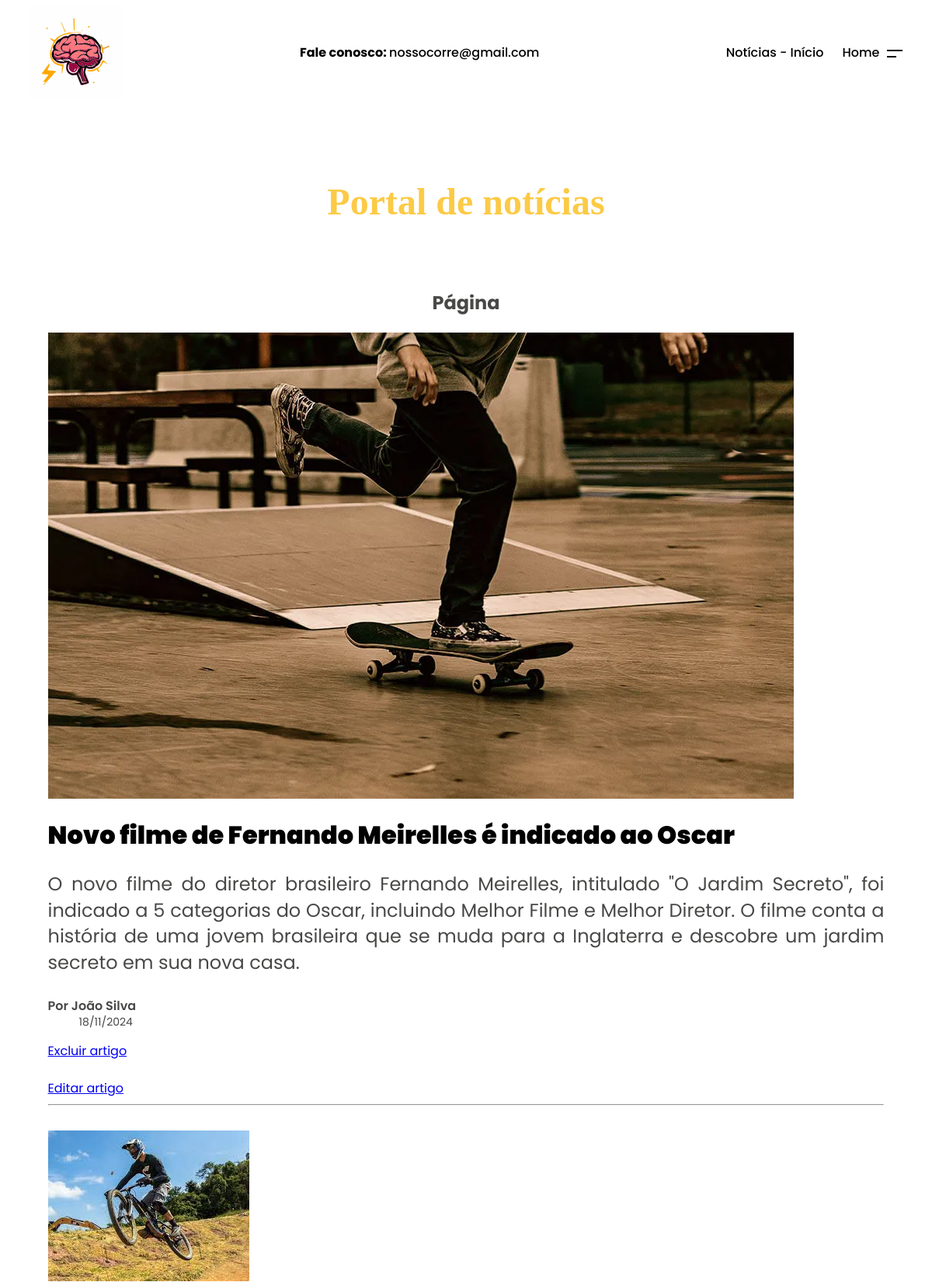
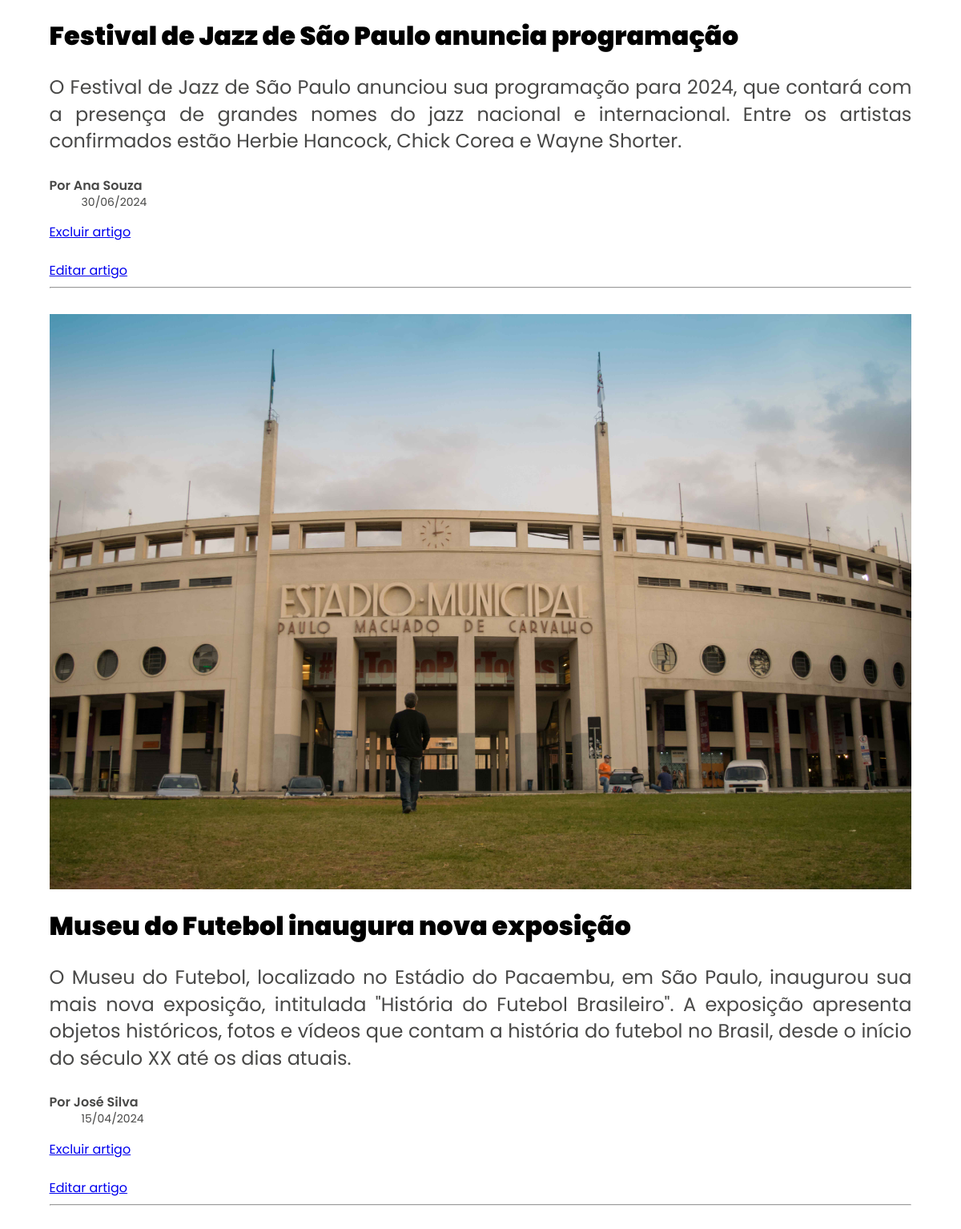
Page /pages/news/usernews.php (signed in, upper part) on the committed database (2 pictures, top to bottom).
### tables this page shows
CREATE TABLE `artigos` (
  `id` int(11) NOT NULL,
  `titulo` varchar(100) NOT NULL,
  `autor` varchar(30) NOT NULL,
  `texto` text NOT NULL,
  `path_img` varchar(255) NOT NULL,
  `data` date NOT NULL,
  `usuario_id` int(11) NOT NULL
);

### pages/news/usernews.php (the view, shortened to what this page needs)
<!DOCTYPE html>
<html lang="pt-br">
<head>
    <link rel="stylesheet" href="../../pages/news/css/style.css">
</head>
<body>
    <header class="header responsive-wrapper">
        <div class="header-left">
            <img src="../../assets/images/svg/Nosso_Corre.svg" alt="Logo" style="height: 120px; width: 120px;">
        </div>
        <div class="header-middle">
            <a href="#" class="header-link"><b>Fale conosco: </b>nossocorre@gmail.com</a>
        </div>
        <div class="header-right">
            <nav class="header-nav">
                <a href="./news.php" class="header-link">Notícias - Início</a>
            </nav>
            <a href="../home/index.php" class="header-menu-button">Home</a>
        </div>
    </header>
    <main class="responsive-wrapper">
        <div class="page-title">
            <h1 style="font-family: Grafite;">Portal de notícias</h1><br>
        </div>
        <br><center><h2>Página <?php echo $pagina; ?></h2></center>
        <div class="magazine-layout" style="display:unset;">
            <div class="magazine-column">
            <?php
            require_once "../../assets/db/connect.php";
            if(isset($_GET['page'])){
                $page = $_GET['page'];
            }else{
                $page = 0;
            }
            $min = $page * 4;
            $result_artigos = mysqli_query($conexao, "SELECT * FROM `artigos`
            WHERE `usuario_id` = " . $_SESSION['id'] . " ORDER BY `data` DESC LIMIT 4 OFFSET $min");
            $numero_result = mysqli_num_rows($result_artigos);
            if($numero_result != 0){
                for($i = 1; $i <= $numero_result; $i++){
                    $vetor_artigos = mysqli_fetch_array($result_artigos);
                    $novaData = new DateTime($vetor_artigos[5]);
                    $data = $novaData->format('d/m/Y');
                    echo '<img src="' . $vetor_artigos[4] . '" />';
                    echo '<h2 class="article-title article-title--large"><a href="#" class="article-link">'
                     . $vetor_artigos[1] . '</a></h2>';
                    echo '<div class="article-excerpt" style="font-size: 24px;">' . $vetor_artigos[3] . '</div>';
                    echo '<div class="article-author"><div class="article-author-info"><dl><dt>'
                     . $vetor_artigos[2] . '</dt><dd>' . $data . '</dd></dl></div></div>';
                    echo "<a href='../../controllers/excluir_artigo.php?id_artigo=" . $vetor_artigos[0] . "&url_img=" . $vetor_artigos[4]. "'
                    onclick=\"return confirm('Tem certeza que deseja deletar este artigo?')\">Excluir artigo</a><br><br>";
                    echo "<a href='./newsedit.php?id_artigo=" . $vetor_artigos[0] . "'>Editar artigo</a><hr><br>";
                }
            }
        ?>
            </div>
        </div>
        <link rel="stylesheet"
            href="https://cdnjs.cloudflare.com/ajax/libs/OwlCarousel2/2.3.4/assets/owl.carousel.min.css" />
</body>
</html>

### pages/news/css/style.css (style rules this page uses)
body { font-family: Poppins, serif; font-size: 1rem; line-height: 1.5; background-color: #fff; color: #484847; padding-bottom: 5rem; }
img { display: block; max-width: 100%; }
.responsive-wrapper { width: 95%; max-width: 1900px; margin-left: auto; margin-right: auto; }
.header { padding-right: 1.5rem; padding-left: 1.5rem; padding-bottom: 4rem; display: flex; justify-content: space-between; align-items: center; }
.header-middle { display: none; }
@media (min-width: 1200px) { .header-middle { display: block; } }
.header-right { display: flex; align-items: center; }
.header-nav { display: none; }
@media (min-width: 1200px) { .header-nav { display: block; } }
.header-link { color: #000; text-decoration: none; margin-left: 0.75rem; margin-right: 0.75rem; display: none; font-weight: 500; display: inline-block; }
.header-menu-button { margin-left: 0.75rem; border: 0; padding: 0; background-color: transparent; font: inherit; position: relative; padding-right: 30px; font-weight: 500; text-decoration: none; color: #000; }
.header-menu-button:after, .header-menu-button:before { content: ""; display: block; position: absolute; width: 20px; height: 2px; background-color: currentcolor; right: 0; top: 8px; }
.header-menu-button:after { top: 16px; width: 12px; right: 8px; }
.page-title { padding-left: 1.5rem; padding-right: 1.5rem; display: flex; justify-content: center; }
.page-title h1 { font-size: 3rem; font-weight: 700; color: #fcca45; text-align: center; position: relative; text-decoration: none; }
.magazine-layout { margin-top: 3rem; display: grid; grid-template-columns: repeat(4, 1fr); grid-row-gap: 2rem; }
.magazine-column { padding: 0 1.5rem; grid-column: span 5; }
@media (min-width: 1200px) { .magazine-column { grid-column: span 1; border-right: 1px solid #fff; } }
@media (min-width: 1200px) { .magazine-column:last-child { border-right: none; } }
.article-link { color: inherit; text-decoration: none; }
.article-title { font-family: Poppins, serif; font-weight: 900; line-height: 1.25; color: #000; }
.article-title--large { font-size: 2rem; }
.article-title--large+* { margin-top: 1.5rem; }
.article-link { color: inherit; }
.article-excerpt, .article-creditation { font-size: 1.125rem; line-height: 1.4; text-align: justify; }
.article-author { display: flex; flex-wrap: wrap; margin-top: 1.5rem; }
.article-author-info { line-height: 1.375; }
.article-author-info dl { margin-top: 0.25em; }
.article-author-info dt { font-weight: 600; }
.article-author-info dd { font-size: 0.875em; }

### rows in the picture
artigos: path_img (picture), titulo "Novo filme de Fernando Meirelles é indicado ao Oscar", texto "O novo filme do diretor brasileiro Fernando Meirelles, intitulado \"O Jardim Secreto\", foi indicado a 5 categorias do Oscar, incluindo Melhor Filme e Melhor Diretor. O filme conta a história de uma jovem brasileira que se muda para a Inglaterra e descobre um jardim secreto em sua nova casa.", autor "Por João Silva", data "18/11/2024"
artigos: path_img (picture), titulo "Festival de Jazz de São Paulo anuncia programação", texto "O Festival de Jazz de São Paulo anunciou sua programação para 2024, que contará com a presença de grandes nomes do jazz nacional e internacional. Entre os artistas confirmados estão Herbie Hancock, Chick Corea e Wayne Shorter.", autor "Por Ana Souza", data "30/06/2024"
artigos: path_img (picture), titulo "Museu do Futebol inaugura nova exposição", texto "O Museu do Futebol, localizado no Estádio do Pacaembu, em São Paulo, inaugurou sua mais nova exposição, intitulada \"História do Futebol Brasileiro\". A exposição apresenta objetos históricos, fotos e vídeos que contam a história do futebol no Brasil, desde o início do século XX até os dias atuais.", autor "Por José Silva", data "15/04/2024"
